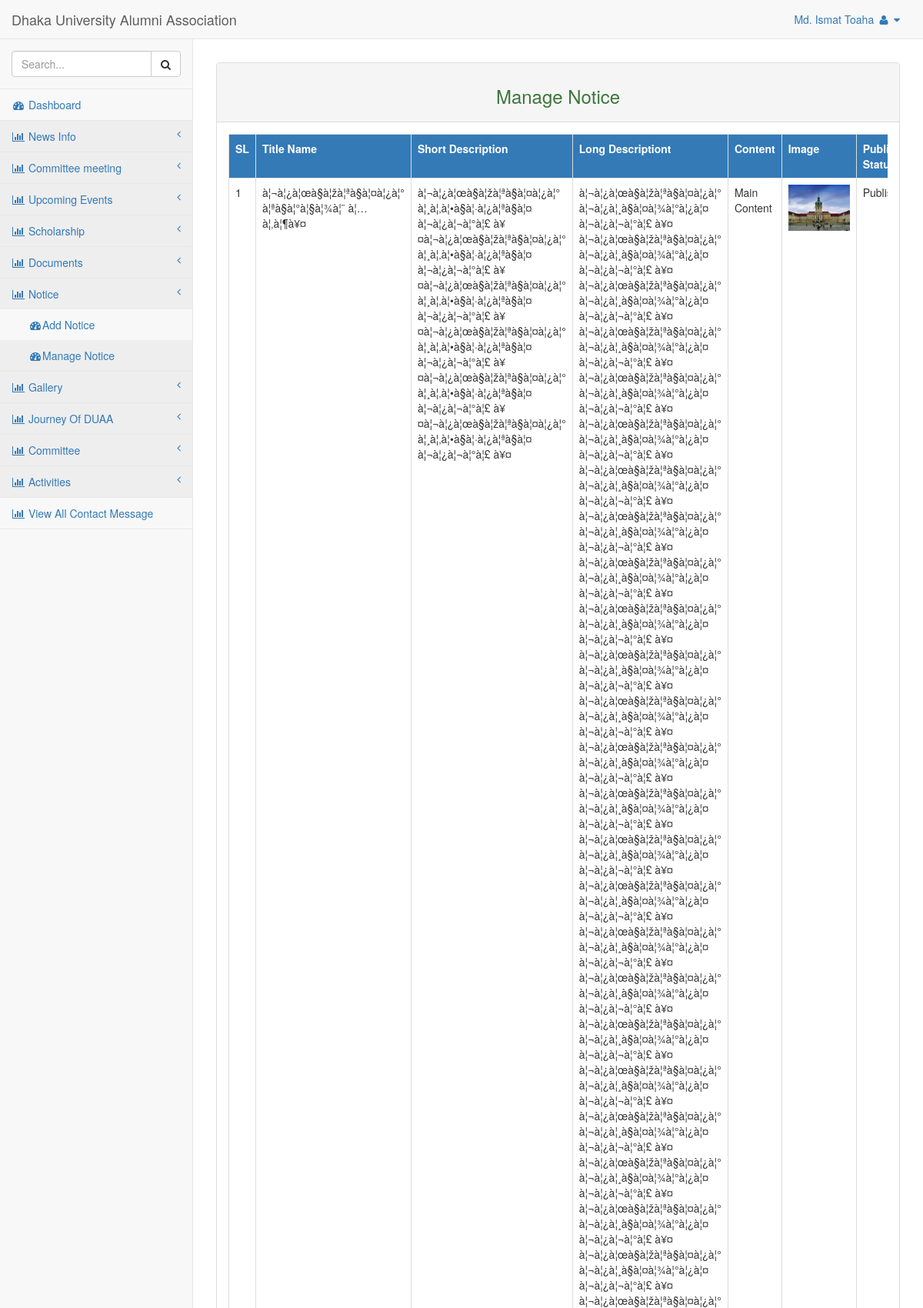
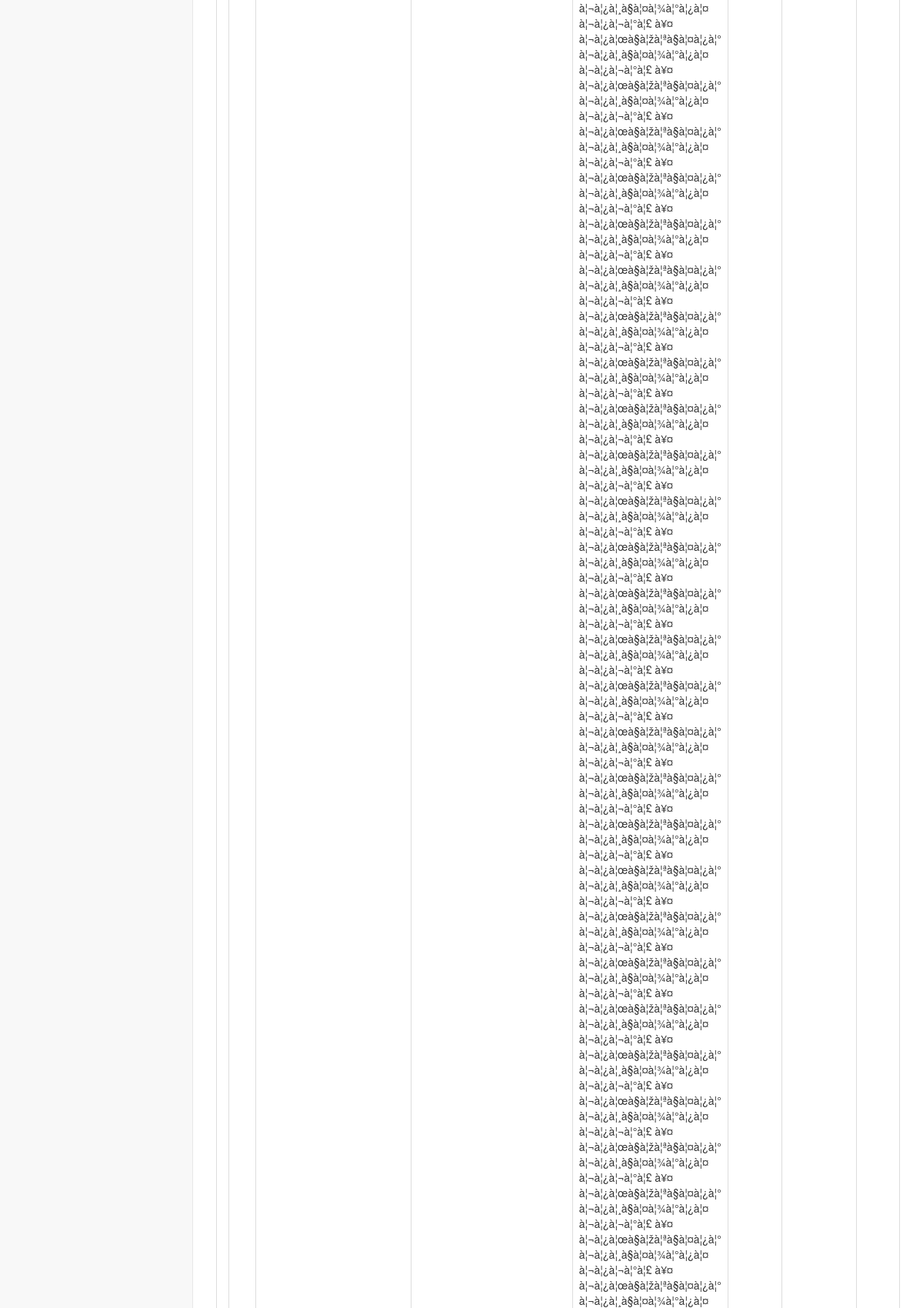
Screenshot of /admin/manage_notice.php (signed in, upper part) with the database file from the repository (2 pictures, top to bottom).
### tables this page shows
CREATE TABLE `notice` (
  `id` int(111) NOT NULL,
  `title_name` varchar(111) NOT NULL,
  `short_description` text NOT NULL,
  `long_description` text NOT NULL,
  `img` text NOT NULL,
  `content` varchar(111) NOT NULL,
  `publication_status` varchar(111) NOT NULL
);

### admin/manage_notice.php (the view, shortened to what this page needs)
<?php
include "header.php";
?>
    <div class="row">
        <div class="col-md-12" style="margin-top: 30px;">
            <div class="panel panel-default">
                <div class="panel-heading">
                    <h3 class="text-center text-success">Manage Notice</h3>
                </div>
                <div class="panel-body">
                    <div class="table-responsive">
                        <table class="table table-bordered">
                            <?php
                            try{
                                $con = new PDO ("mysql:host=localhost;dbname=alumni_association","root","");
                                $select=$con->prepare("SELECT * FROM notice");
                                $select->setFetchMode(PDO::FETCH_ASSOC);
                                $select->execute();
                                $i=1;
                                ?>
                                <tr class="bg-primary">
                                    <th>SL</th>
                                    <th>Title Name</th>
                                    <th>Short Description</th>
                                    <th>Long Descriptiont</th>
                                    <th>Content</th>
                                    <th>Image</th>
                                    <th>Publication Status</th>
                                </tr>
                                <?php while($p=$select->fetch()){?>
                                    <tr>
                                        <td><?php echo $i++ ?></td>
                                        <td><?php echo $p['title_name']?></td>
                                        <td><?php echo $p['short_description']?></td>
                                        <td><?php echo $p['long_description']?></td>
                                        <td><?php echo $p['content']?></td>
                                        <td><img src="<?php echo $p['img']?>" height="60px" width="80px;"/></td>
                                        <td><?php echo $p['publication_status']== 1 ? 'Published' : 'Unpublished'?></td>
                                    </tr>
                                <?php }
                                echo "</table>";
                            }
                            catch(PDOException $e)
                            {echo "error" . $e->getMessage();
                            }
                            ?>
                    </div>
                </div>
            </div>
        </div>
    </div>
<?php
include "footer.php"
?>

### rows the page displays
notice: title_name "à¦¬à¦¿à¦œà§à¦žà¦ªà§à¦¤à¦¿à¦° à¦ªà§à¦°à¦§à¦¾à¦¨ à¦…à¦‚à¦¶à¥¤", short_description "à¦¬à¦¿à¦œà§à¦žà¦ªà§à¦¤à¦¿à¦° à¦¸à¦‚à¦•à§à¦·à¦¿à¦ªà§à¦¤ à¦¬à¦¿à¦¬à¦°à¦£ à¥¤à¦¬à¦¿à¦œà§à¦žà¦ªà§à¦¤à¦¿à¦° à¦¸à¦‚à¦•à§à¦·à¦¿à¦ªà§à¦¤ à¦¬à¦¿à¦¬à¦°à¦£ à¥¤à¦¬à¦¿à¦œà§à¦žà¦ªà§à¦¤à¦¿à¦° à¦¸à¦‚à¦•à§à¦·à¦¿à¦ªà§à¦¤ à¦¬à¦¿à¦¬à¦°à¦£ à¥¤à¦¬à¦¿à¦œà§à¦žà¦ªà§à¦¤à¦¿à¦° à¦¸à¦‚à¦•à§à¦·à¦¿à¦ªà§à¦¤ à¦¬à¦¿à¦¬à¦°à¦£ à¥¤à¦¬à¦¿à¦œà§à¦žà¦ªà§à¦¤à¦¿à¦° à¦¸à¦‚à¦•à§à¦·à¦¿à¦ªà§à¦¤ à¦¬à¦¿à¦¬à¦°à¦£ à¥¤à¦¬à¦¿à¦œà§à¦žà¦ªà§à¦¤à¦¿à¦° à¦¸à¦‚à¦•à§à¦·à¦¿à¦ªà§à¦¤ à¦¬à¦¿à¦¬à¦°à¦£ à¥¤", content "Main Content", img (picture), publication_status "Published"

### other values shown
$_SESSION['User'] "Md. Ismat Toaha"
